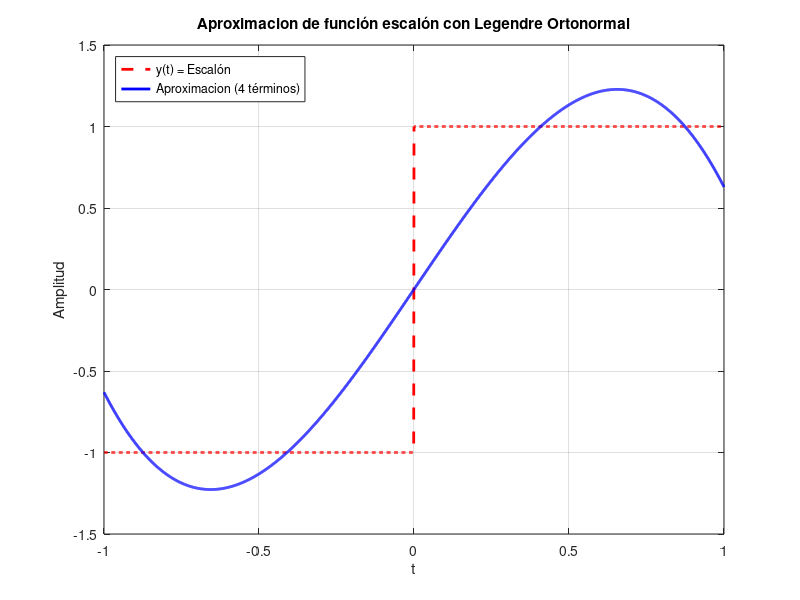
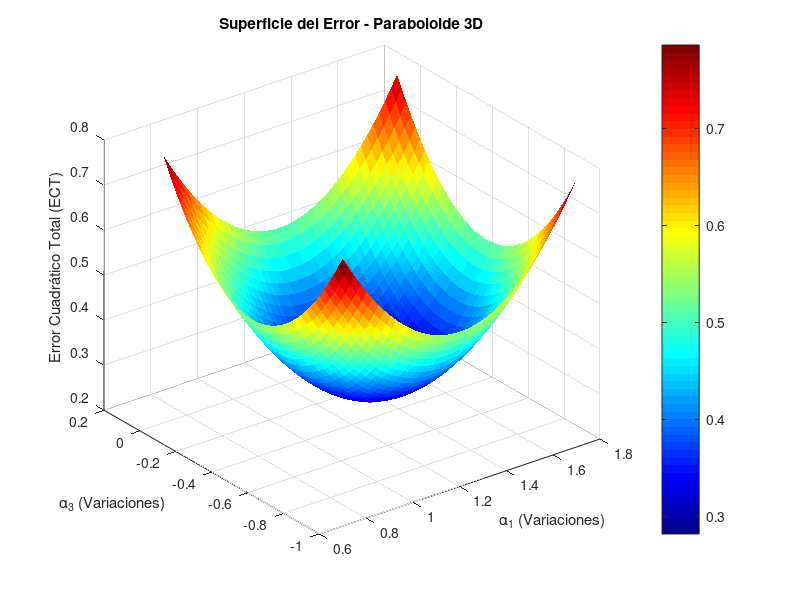
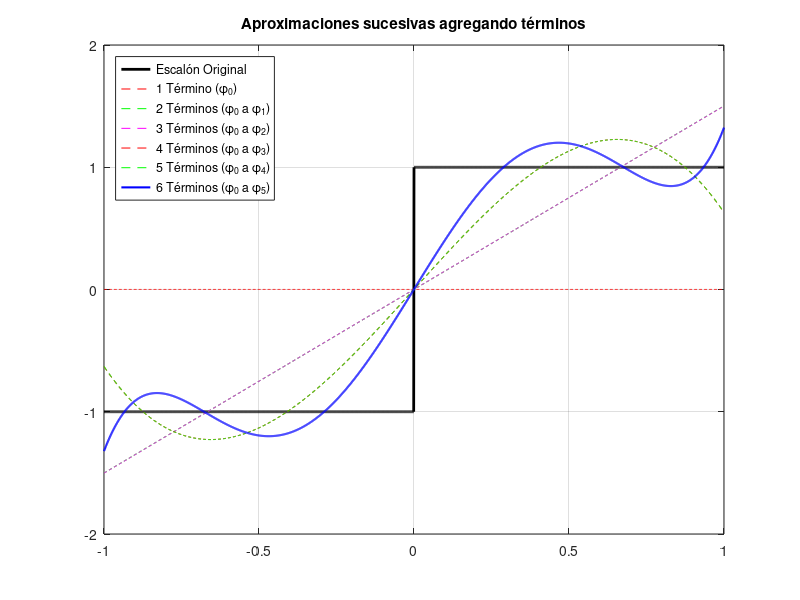

Source code (MATLAB) for these figures, in order:
% PARTE 1: CÁLCULO DE COEFICIENTES Y RECONSTRUCCIÓN (BASE ORTONORMAL)

dt = 0.001;
t = -1:dt:1;

% 1. Nueva señal del libro: escalón asimétrico
f = -1.*(t<0) + 1.*(t>=0);

% 2. Bases de Legendre ORTONORMALIZADAS 
phi0 = (1/sqrt(2)) * ones(size(t));
phi1 = sqrt(3/2) * t;
phi2 = sqrt(5/2) * (1.5*t.^2 - 0.5);
phi3 = sqrt(7/2) * (2.5*t.^3 - 1.5*t);

% 3. Cálculo de coeficientes por proyección ortogonal
a0 = sum(f .* phi0) * dt;
a1 = sum(f .* phi1) * dt;
a2 = sum(f .* phi2) * dt;
a3 = sum(f .* phi3) * dt;

% Reconstruccion de la señal con las bases ortonormales
f_aprox = a0*phi0 + a1*phi1 + a2*phi2 + a3*phi3;

% Error Cuadrático Total (ECT óptimo)
ECT = sum((f - f_aprox).^2) * dt;

% Mostrar resultados en consola
fprintf('Coeficientes Calculados (Discretos):\n');
fprintf('alpha_0 = %8.4f  |  Teorico: 0\n', a0);
fprintf('alpha_1 = %8.4f  |  Teorico: %.4f (sqrt(3/2))\n', a1, sqrt(3/2));
fprintf('alpha_2 = %8.4f  |  Teorico: 0\n', a2);
fprintf('alpha_3 = %8.4f  |  Teorico: %.4f (-sqrt(7/32))\n', a3, -sqrt(7/32));
fprintf('Error (ECT) = %.4f\n\n', ECT);

% Graficar
figure(1);
plot(t, f, 'r--', 'LineWidth', 2); hold on;
plot(t, f_aprox, 'b-', 'LineWidth', 2);
grid on;
xlabel('t');
ylabel('Amplitud');
legend('y(t) = Escalón', 'Aproximacion (4 términos)', 'Location', 'northwest');
title('Aproximacion de función escalón con Legendre Ortonormal');

% PARTE 2: SUPERFICIE DE ERROR 3D (VARIANDO COEFICIENTES)

% Como a0 y a2 son cero, variamos a1 y a3 para ver cómo cambia el error
a1_opt = a1;
a3_opt = a3;
variacion = 0.5;

% Creamos los vectores de variación
a1_vec = linspace(a1_opt - variacion, a1_opt + variacion, 40);
a3_vec = linspace(a3_opt - variacion, a3_opt + variacion, 40);

% Creamos la malla
[A1, A3] = meshgrid(a1_vec, a3_vec);

% Inicializamos matriz de superficie de error
ECT_surf = zeros(size(A1));

% Calculamos el error para CADA combinación posible en la malla
for i = 1:size(A1, 1)
    for j = 1:size(A1, 2)
        % Mantenemos a0 y a2 fijos (en su valor óptimo), y variamos a1 y a3
        aprox_var = a0*phi0 + A1(i,j)*phi1 + a2*phi2 + A3(i,j)*phi3;
        ECT_surf(i,j) = sum((f - aprox_var).^2)*dt;
    end
end

% Generamos la figura 3D
figure(2);
surf(A1, A3, ECT_surf, 'EdgeColor', 'none'); % Superficie
hold on;

% Marcamos el punto óptimo calculado en el inciso 1
plot3(a1_opt, a3_opt, ECT, 'r*', 'MarkerSize', 15, 'LineWidth', 3);
hold off;

xlabel('\alpha_1 (Variaciones)');
ylabel('\alpha_3 (Variaciones)');
zlabel('Error Cuadrático Total (ECT)');
title('Superficie del Error - Paraboloide 3D');
colormap jet; colorbar;

% PARTE 3: EVOLUCIÓN DEL ERROR AL AGREGAR TÉRMINOS
phi4 = sqrt(9/2) * (1/8) * (35 * t.^4 - 30 * t.^2 + 3);
phi5 = sqrt(11/2) * (1/8) * (63 * t.^5 - 70 * t.^3 + 15 * t);

a4 = sum(f .* phi4) * dt;
a5 = sum(f .* phi5) * dt;

% Aproximaciones sucesivas agregando términos (usando phi en vez de P)
aprox_1 = a0*phi0;
aprox_2 = aprox_1 + a1*phi1;
aprox_3 = aprox_2 + a2*phi2;
aprox_4 = aprox_3 + a3*phi3;
aprox_5 = aprox_4 + a4*phi4;
aprox_6 = aprox_5 + a5*phi5;


% ECT para cada caso
ect_1 = sum((f - aprox_1).^2)*dt;
ect_2 = sum((f - aprox_2).^2)*dt;
ect_3 = sum((f - aprox_3).^2)*dt;
ect_4 = sum((f - aprox_4).^2)*dt;
ect_5 = sum((f - aprox_5).^2)*dt;
ect_6 = sum((f - aprox_6).^2)*dt;

fprintf('\n--- Evolución del Error Cuadrático Total (ECT) ---\n');
fprintf('ECT con 1 término  (phi0):             %.6f\n', ect_1);
fprintf('ECT con 2 términos (phi0, phi1):       %.6f\n', ect_2);
fprintf('ECT con 3 términos (phi0..phi2):       %.6f\n', ect_3);
fprintf('ECT con 4 términos (phi0..phi3):       %.6f\n\n', ect_4);
fprintf('ECT con 5 términos (phi0..phi4):       %.6f\n\n', ect_5);
fprintf('ECT con 6 términos (phi0..phi5):       %.6f\n\n', ect_6);


% Graficamos para ver cómo la curva se va pegando a la original
figure(3);
plot(t, f, 'k', 'LineWidth', 2); hold on;
plot(t, aprox_1, 'r--');
plot(t, aprox_2, 'g--');
plot(t, aprox_3, 'm--');
plot(t, aprox_4, 'r--');
plot(t, aprox_5, 'g--');
plot(t, aprox_6, 'b-', 'LineWidth', 1.5);

grid on;

title('Aproximaciones sucesivas agregando términos');
legend('Escalón Original', ...
       '1 Término (\phi_0)', ...
       '2 Términos (\phi_0 a \phi_1)', ...
       '3 Términos (\phi_0 a \phi_2)', ...
       '4 Términos (\phi_0 a \phi_3)', ...
       '5 Términos (\phi_0 a \phi_4)', ...
       '6 Términos (\phi_0 a \phi_5)', ...
       'Location', 'northwest');
pause(15);
